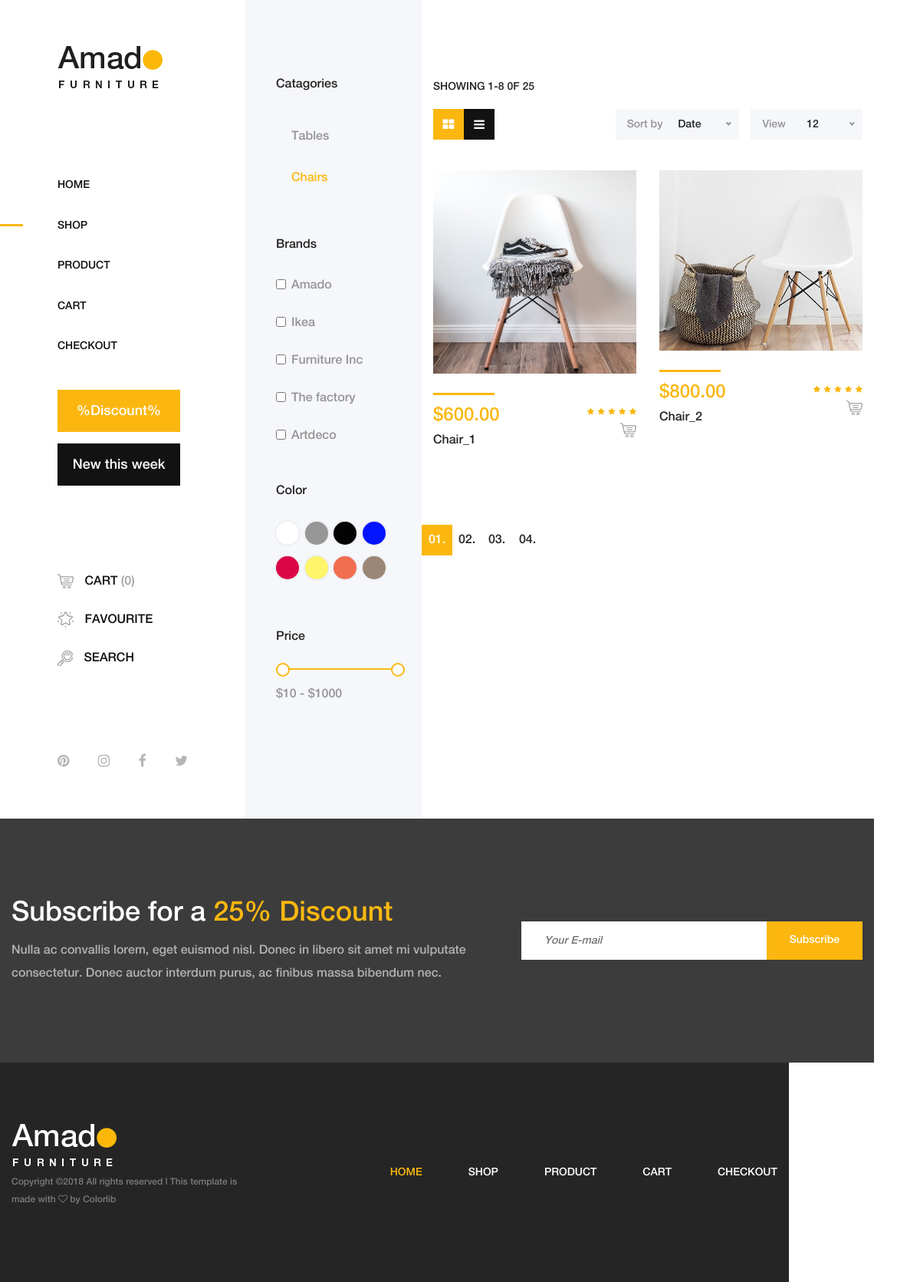
The app's page /shop/ with its own data.
### amadoapp/models.py (models this page shows, shortened)
class Categories(models.Model):
    name=models.CharField(max_length=100)
    slug=models.SlugField(max_length=100)

class Product(models.Model):
    category=models.ForeignKey(Categories)
    name=models.CharField(max_length=100)
    slug=models.SlugField(max_length=100,null='True')
    description=models.TextField(blank=True)
    pic=models.FileField(upload_to = 'pic',null=True)
    price=models.DecimalField(max_digits=10,decimal_places=2)

### amadoapp/views.py (the view)
# urls.py: url(r'^shop/$',shop,name='shop'),
def shop(request):
    category=Categories.objects.all()
    default_category='chairs'#slug field for category(table)
    all_product=Product.objects.filter(category__slug=default_category)
    return render(request,'shop.html',{'cat':category,'pro':all_product,'d':default_category})

### amadoapp/context_processor.py (called while the page is built)
def cart_items(request):
    items = Cart.objects.all()
    """
    q=[]
    for i in items:
        q.append(i.quantity)
        print(q)
    """
    return {'total_items':len(items)}

### amadoapp/templates/shop.html (shortened to what this page needs)
<!DOCTYPE html>
<html lang="en">
<head>
    <link rel="stylesheet" href="/static/css/core-style.css">
    <link rel="stylesheet" href="/static/style.css">
</head>
<body>
    <div class="main-content-wrapper d-flex clearfix">
        <header class="header-area clearfix">
            <div class="logo">
                <a href="index.html"><img src="/static/img/core-img/logo.png" alt=""></a>
            </div>
            <nav class="amado-nav">
                <ul>
                    <li><a href="/">Home</a></li>
                    <li class="active"><a href="">Shop</a></li>
                    <li><a href="product-details.html">Product</a></li>
                    <li><a href="cart.html">Cart</a></li>
                    <li><a href="checkout.html">Checkout</a></li>
                </ul>
            </nav>
            <div class="amado-btn-group mt-30 mb-100">
                <a href="#" class="btn amado-btn mb-15">%Discount%</a>
                <a href="#" class="btn amado-btn active">New this week</a>
            </div>
            <div class="cart-fav-search mb-100">
                <a href="cart.html" class="cart-nav"><img src="/static/img/core-img/cart.png" alt=""> Cart <span>(0)</span></a>
                <a href="#" class="fav-nav"><img src="/static/img/core-img/favorites.png" alt=""> Favourite</a>
                <a href="#" class="search-nav"><img src="/static/img/core-img/search.png" alt=""> Search</a>
            </div>
            <div class="social-info d-flex justify-content-between">
                <a href="#"><i class="fa fa-pinterest" aria-hidden="true"></i></a>
                <a href="#"><i class="fa fa-instagram" aria-hidden="true"></i></a>
                <a href="#"><i class="fa fa-facebook" aria-hidden="true"></i></a>
                <a href="#"><i class="fa fa-twitter" aria-hidden="true"></i></a>
            </div>
        </header>
        <div class="shop_sidebar_area">
            <div class="widget catagory mb-50">
                <h6 class="widget-title mb-30">Catagories</h6>
                <div class="catagories-menu">
                    <ul>
                      {% for c in cat %}
                        <li {% if c.slug == d %} class="active"{% endif %}>
                            <a href="{% url 'category' c.slug %}">
                                {{c.name}}
                            </a></li>
                      {% endfor %}
                    </ul>
                </div>
            </div>
            <div class="widget brands mb-50">
                <h6 class="widget-title mb-30">Brands</h6>
                <div class="widget-desc">
                    <div class="form-check">
                        <input class="form-check-input" type="checkbox" value="" id="amado">
                        <label class="form-check-label" for="amado">Amado</label>
                    </div>
                    <div class="form-check">
                        <input class="form-check-input" type="checkbox" value="" id="ikea">
                        <label class="form-check-label" for="ikea">Ikea</label>
                    </div>
                    <div class="form-check">
                        <input class="form-check-input" type="checkbox" value="" id="furniture">
                        <label class="form-check-label" for="furniture">Furniture Inc</label>
                    </div>
                    <div class="form-check">
                        <input class="form-check-input" type="checkbox" value="" id="factory">
                        <label class="form-check-label" for="factory">The factory</label>
                    </div>
                    <div class="form-check">
                        <input class="form-check-input" type="checkbox" value="" id="artdeco">
                        <label class="form-check-label" for="artdeco">Artdeco</label>
                    </div>
                </div>
            </div>
            <div class="widget color mb-50">
                <h6 class="widget-title mb-30">Color</h6>
                <div class="widget-desc">
                    <ul class="d-flex">
                        <li><a href="#" class="color1"></a></li>
                        <li><a href="#" class="color2"></a></li>
                        <li><a href="#" class="color3"></a></li>
                        <li><a href="#" class="color4"></a></li>
                        <li><a href="#" class="color5"></a></li>
                        <li><a href="#" class="color6"></a></li>
                        <li><a href="#" class="color7"></a></li>
                        <li><a href="#" class="color8"></a></li>
                    </ul>
                </div>
            </div>
            <div class="widget price mb-50">
                <h6 class="widget-title mb-30">Price</h6>
                <div class="widget-desc">
                    <div class="slider-range">
                        <div data-min="10" data-max="1000" data-unit="$" class="slider-range-price ui-slider ui-slider-horizontal ui-widget ui-widget-content ui-corner-all" data-value-min="10" data-value-max="1000" data-label-result="">
                            <span class="ui-slider-handle ui-state-default ui-corner-all" tabindex="0"></span>
                            <span class="ui-slider-handle ui-state-default ui-corner-all" tabindex="0"></span>
                        </div>
                        <div class="range-price">$10 - $1000</div>
                    </div>
                </div>
            </div>
        </div>
        <div class="amado_product_area section-padding-100">
            <div class="container-fluid">
                <div class="row">
                    <div class="col-12">
                        <div class="product-topbar d-xl-flex align-items-end justify-content-between">
                            <div class="total-products">
                                <p>Showing 1-8 0f 25</p>
                                <div class="view d-flex">
                                    <a href="#"><i class="fa fa-th-large" aria-hidden="true"></i></a>
                                    <a href="#"><i class="fa fa-bars" aria-hidden="true"></i></a>
                                </div>
                            </div>
                            <div class="product-sorting d-flex">
                                <div class="sort-by-date d-flex align-items-center mr-15">
                                    <p>Sort by</p>
                                    <form action="#" method="get">
                                    </form>
                                </div>
                                <div class="view-product d-flex align-items-center">
                                    <p>View</p>
                                    <form action="#" method="get">
                                    </form>
                                </div>
                            </div>
                        </div>
                    </div>
                </div>
                <div class="row">
                    {% for p in pro  %}
                    <div class="col-12 col-sm-6 col-md-12 col-xl-6">
                        <div class="single-product-wrapper">
                            <div class="product-img">
                                <a href="{% url 'detail' p.id %}">
                                <img src="{{p.pic.url}}" alt="">
                                </a>
                            </div>
                            <div class="product-description d-flex align-items-center justify-content-between">
                                <div class="product-meta-data">
                                    <div class="line"></div>
                                    <p class="product-price">${{p.price}}</p>
                                    <a href="{% url 'checkout' %}">
                                        <h6>{{p.name}}</h6>
                                    </a>
                                </div>
                                <div class="ratings-cart text-right">
                                    <div class="ratings">
                                        <i class="fa fa-star" aria-hidden="true"></i>
                                        <i class="fa fa-star" aria-hidden="true"></i>
                                        <i class="fa fa-star" aria-hidden="true"></i>
                                        <i class="fa fa-star" aria-hidden="true"></i>
                                        <i class="fa fa-star" aria-hidden="true"></i>
                                    </div>
                                    <div class="cart">
                                        <a href="cart.html" data-toggle="tooltip" data-placement="left" title="Add to Cart"><img src="/static/img/core-img/cart.png" alt=""></a>
                                    </div>
                                </div>
                            </div>
                        </div>
                    </div>
                    {% endfor %}
                <div class="row">
                    <div class="col-12">
                        <nav aria-label="navigation">
                            <ul class="pagination justify-content-end mt-50">
                                <li class="page-item active"><a class="page-link" href="#">01.</a></li>
                                <li class="page-item"><a class="page-link" href="#">02.</a></li>
                                <li class="page-item"><a class="page-link" href="#">03.</a></li>
                                <li class="page-item"><a class="page-link" href="#">04.</a></li>
                            </ul>
                        </nav>
                    </div>
                </div>
            </div>
        </div>
    </div>
    <section class="newsletter-area section-padding-100-0">
        <div class="container">
            <div class="row align-items-center">
                <div class="col-12 col-lg-6 col-xl-7">
                    <div class="newsletter-text mb-100">
                        <h2>Subscribe for a <span>25% Discount</span></h2>
                        <p>Nulla ac convallis lorem, eget euismod nisl. Donec in libero sit amet mi vulputate consectetur. Donec auctor interdum purus, ac finibus massa bibendum nec.</p>
                    </div>
                </div>
                <div class="col-12 col-lg-6 col-xl-5">
                    <div class="newsletter-form mb-100">
                        <form action="#" method="post">
                            <input type="email" name="email" class="nl-email" placeholder="Your E-mail">
                            <input type="submit" value="Subscribe">
                        </form>
                    </div>
                </div>
            </div>
        </div>
    </section>
    <footer class="footer_area clearfix">
        <div class="container">
            <div class="row align-items-center">
                <div class="col-12 col-lg-4">
                    <div class="single_widget_area">
                        <div class="footer-logo mr-50">
                            <a href="index.html"><img src="/static/img/core-img/logo2.png" alt=""></a>
                        </div>
                        <p class="copywrite">
Copyright &copy;<script>document.write(new Date().getFullYear());</script> All rights reserved | This template is made with <i class="fa fa-heart-o" aria-hidden="true"></i> by <a href="https://colorlib.com" target="_blank">Colorlib</a>
                    </div>
                </div>
                <div class="col-12 col-lg-8">
                    <div class="single_widget_area">
                        <div class="footer_menu">
                            <nav class="navbar navbar-expand-lg justify-content-end">
                                <div class="collapse navbar-collapse" id="footerNavContent">
                                    <ul class="navbar-nav ml-auto">
                                        <li class="nav-item active">
                                            <a class="nav-link" href="index.html">Home</a>
                                        </li>
                                        <li class="nav-item">
                                            <a class="nav-link" href="shop.html">Shop</a>
                                        </li>
                                        <li class="nav-item">
                                            <a class="nav-link" href="product-details.html">Product</a>
                                        </li>
                                        <li class="nav-item">
                                            <a class="nav-link" href="cart.html">Cart</a>
                                        </li>
                                        <li class="nav-item">
                                            <a class="nav-link" href="checkout.html">Checkout</a>
                                        </li>
                                    </ul>
                                </div>
                            </nav>
                        </div>
                    </div>
                </div>
            </div>
        </div>
    </footer>
</body>
</html>

### records on screen
Categories: name "Tables"
Categories: name "Chairs"
Product: pic (picture), price "600.00", name "Chair_1"
Product: pic (picture), price "800.00", name "Chair_2"
